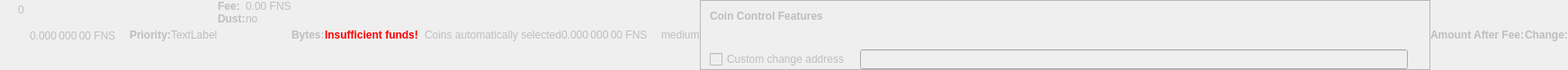
    <widget class="QWidget" name="dummyHideWidget" native="true">
     <property name="enabled">
      <bool>false</bool>
     </property>
     <property name="maximumSize">
      <size>
       <width>100</width>
       <height>22</height>
      </size>
     </property>
     <layout class="QHBoxLayout" name="dummyHideLayout">
      <property name="spacing">
       <number>0</number>
      </property>
      <property name="leftMargin">
       <number>0</number>
      </property>
      <property name="topMargin">
       <number>0</number>
      </property>
      <property name="rightMargin">
       <number>0</number>
      </property>
      <property name="bottomMargin">
       <number>0</number>
      </property>
      <item>
       <layout class="QFormLayout" name="formLayoutCoinControl1">
        <property name="horizontalSpacing">
         <number>10</number>
        </property>
        <property name="verticalSpacing">
         <number>14</number>
        </property>
        <property name="leftMargin">
         <number>10</number>
        </property>
        <property name="topMargin">
         <number>4</number>
        </property>
        <property name="rightMargin">
         <number>6</number>
        </property>
        <item row="0" column="1">
         <widget class="QLabel" name="labelCoinControlBytes">
          <property name="cursor">
           <cursorShape>IBeamCursor</cursorShape>
          </property>
          <property name="contextMenuPolicy">
           <enum>Qt::ActionsContextMenu</enum>
          </property>
          <property name="text">
           <string notr="true">0</string>
          </property>
          <property name="textInteractionFlags">
           <set>Qt::LinksAccessibleByMouse|Qt::TextSelectableByKeyboard|Qt::TextSelectableByMouse</set>
          </property>
         </widget>
        </item>
       </layout>
      </item>
      <item>
       <widget class="QLabel" name="labelCoinControlAfterFee">
        <property name="enabled">
         <bool>false</bool>
        </property>
        <property name="sizePolicy">
         <sizepolicy hsizetype="Fixed" vsizetype="Fixed">
          <horstretch>0</horstretch>
          <verstretch>0</verstretch>
         </sizepolicy>
        </property>
        <property name="minimumSize">
         <size>
          <width>111</width>
          <height>12</height>
         </size>
        </property>
        <property name="maximumSize">
         <size>
          <width>111</width>
          <height>12</height>
         </size>
        </property>
        <property name="cursor">
         <cursorShape>IBeamCursor</cursorShape>
        </property>
        <property name="contextMenuPolicy">
         <enum>Qt::ActionsContextMenu</enum>
        </property>
        <property name="text">
         <string notr="true">0.000 000 00 FNS</string>
        </property>
        <property name="textInteractionFlags">
         <set>Qt::LinksAccessibleByMouse|Qt::TextSelectableByKeyboard|Qt::TextSelectableByMouse</set>
        </property>
       </widget>
      </item>
      <item>
       <widget class="QLabel" name="labelCoinControlPriorityText">
        <property name="enabled">
         <bool>false</bool>
        </property>
        <property name="font">
         <font>
          <weight>75</weight>
          <bold>true</bold>
         </font>
        </property>
        <property name="text">
         <string>Priority:</string>
        </property>
       </widget>
      </item>
      <item>
       <layout class="QHBoxLayout" name="horizontalLayout">
        <item>
         <widget class="QLabel" name="WarningLabel">
          <property name="text">
           <string>TextLabel</string>
          </property>
         </widget>
        </item>
       </layout>
      </item>
      <item>
       <layout class="QFormLayout" name="formLayoutCoinControl3">
        <property name="horizontalSpacing">
         <number>0</number>
        </property>
        <property name="verticalSpacing">
         <number>0</number>
        </property>
        <property name="leftMargin">
         <number>0</number>
        </property>
        <property name="topMargin">
         <number>0</number>
        </property>
        <property name="rightMargin">
         <number>0</number>
        </property>
        <item row="0" column="0">
         <widget class="QLabel" name="labelCoinControlFeeText">
          <property name="enabled">
           <bool>false</bool>
          </property>
          <property name="font">
           <font>
            <weight>75</weight>
            <bold>true</bold>
           </font>
          </property>
          <property name="text">
           <string>Fee:</string>
          </property>
          <property name="margin">
           <number>0</number>
          </property>
         </widget>
        </item>
        <item row="0" column="1">
         <widget class="QLabel" name="labelCoinControlFee">
          <property name="enabled">
           <bool>false</bool>
          </property>
          <property name="cursor">
           <cursorShape>IBeamCursor</cursorShape>
          </property>
          <property name="contextMenuPolicy">
           <enum>Qt::ActionsContextMenu</enum>
          </property>
          <property name="text">
           <string notr="true">0.00 FNS</string>
          </property>
          <property name="textInteractionFlags">
           <set>Qt::LinksAccessibleByMouse|Qt::TextSelectableByKeyboard|Qt::TextSelectableByMouse</set>
          </property>
         </widget>
        </item>
        <item row="1" column="0">
         <widget class="QLabel" name="labelCoinControlLowOutputText">
          <property name="enabled">
           <bool>false</bool>
          </property>
          <property name="font">
           <font>
            <weight>75</weight>
            <bold>true</bold>
           </font>
          </property>
          <property name="text">
           <string>Dust:</string>
          </property>
         </widget>
        </item>
        <item row="1" column="1">
         <widget class="QLabel" name="labelCoinControlLowOutput">
          <property name="enabled">
           <bool>false</bool>
          </property>
          <property name="cursor">
           <cursorShape>IBeamCursor</cursorShape>
          </property>
          <property name="contextMenuPolicy">
           <enum>Qt::ActionsContextMenu</enum>
          </property>
          <property name="text">
           <string>no</string>
          </property>
          <property name="textInteractionFlags">
           <set>Qt::LinksAccessibleByMouse|Qt::TextSelectableByKeyboard|Qt::TextSelectableByMouse</set>
          </property>
         </widget>
        </item>
       </layout>
      </item>
      <item>
       <widget class="QLabel" name="labelCoinControlBytesText">
        <property name="enabled">
         <bool>false</bool>
        </property>
        <property name="font">
         <font>
          <weight>75</weight>
          <bold>true</bold>
         </font>
        </property>
        <property name="text">
         <string>Bytes:</string>
        </property>
       </widget>
      </item>
      <item>
       <layout class="QFormLayout" name="formLayoutCoinControl2">
        <property name="horizontalSpacing">
         <number>0</number>
        </property>
        <property name="verticalSpacing">
         <number>0</number>
        </property>
        <property name="leftMargin">
         <number>0</number>
        </property>
        <property name="topMargin">
         <number>0</number>
        </property>
        <property name="rightMargin">
         <number>0</number>
        </property>
       </layout>
      </item>
      <item>
       <layout class="QHBoxLayout" name="horizontalLayoutCoinControl2">
        <property name="spacing">
         <number>0</number>
        </property>
        <property name="bottomMargin">
         <number>0</number>
        </property>
       </layout>
      </item>
      <item>
       <widget class="QLabel" name="labelCoinControlInsuffFunds">
        <property name="enabled">
         <bool>false</bool>
        </property>
        <property name="minimumSize">
         <size>
          <width>0</width>
          <height>0</height>
         </size>
        </property>
        <property name="font">
         <font>
          <weight>75</weight>
          <bold>true</bold>
         </font>
        </property>
        <property name="styleSheet">
         <string notr="true">color:red;font-weight:bold;</string>
        </property>
        <property name="text">
         <string>Insufficient funds!</string>
        </property>
        <property name="margin">
         <number>5</number>
        </property>
       </widget>
      </item>
      <item>
       <layout class="QFormLayout" name="formLayoutCoinControl4">
        <property name="horizontalSpacing">
         <number>0</number>
        </property>
        <property name="verticalSpacing">
         <number>0</number>
        </property>
        <property name="leftMargin">
         <number>0</number>
        </property>
        <property name="topMargin">
         <number>0</number>
        </property>
        <property name="rightMargin">
         <number>0</number>
        </property>
       </layout>
      </item>
      <item>
       <widget class="QLabel" name="labelCoinControlChangeLabel">
        <property name="enabled">
         <bool>false</bool>
        </property>
        <property name="sizePolicy">
         <sizepolicy hsizetype="Preferred" vsizetype="Expanding">
          <horstretch>0</horstretch>
          <verstretch>0</verstretch>
         </sizepolicy>
        </property>
        <property name="minimumSize">
         <size>
          <width>0</width>
          <height>0</height>
         </size>
        </property>
        <property name="text">
         <string/>
        </property>
        <property name="margin">
         <number>3</number>
        </property>
       </widget>
      </item>
      <item>
       <widget class="QLabel" name="labelCoinControlAutomaticallySelected">
        <property name="enabled">
         <bool>false</bool>
        </property>
        <property name="sizePolicy">
         <sizepolicy hsizetype="Fixed" vsizetype="Fixed">
          <horstretch>0</horstretch>
          <verstretch>0</verstretch>
         </sizepolicy>
        </property>
        <property name="minimumSize">
         <size>
          <width>0</width>
          <height>0</height>
         </size>
        </property>
        <property name="maximumSize">
         <size>
          <width>240</width>
          <height>16777215</height>
         </size>
        </property>
        <property name="text">
         <string>Coins automatically selected</string>
        </property>
        <property name="margin">
         <number>5</number>
        </property>
       </widget>
      </item>
      <item>
       <widget class="QLabel" name="labelCoinControlChange">
        <property name="enabled">
         <bool>false</bool>
        </property>
        <property name="sizePolicy">
         <sizepolicy hsizetype="Fixed" vsizetype="Fixed">
          <horstretch>0</horstretch>
          <verstretch>0</verstretch>
         </sizepolicy>
        </property>
        <property name="minimumSize">
         <size>
          <width>111</width>
          <height>0</height>
         </size>
        </property>
        <property name="maximumSize">
         <size>
          <width>111</width>
          <height>16777215</height>
         </size>
        </property>
        <property name="cursor">
         <cursorShape>IBeamCursor</cursorShape>
        </property>
        <property name="contextMenuPolicy">
         <enum>Qt::ActionsContextMenu</enum>
        </property>
        <property name="text">
         <string notr="true">0.000 000 00 FNS</string>
        </property>
        <property name="textInteractionFlags">
         <set>Qt::LinksAccessibleByMouse|Qt::TextSelectableByKeyboard|Qt::TextSelectableByMouse</set>
        </property>
       </widget>
      </item>
      <item>
       <widget class="QLabel" name="labelCoinControlPriority">
        <property name="enabled">
         <bool>false</bool>
        </property>
        <property name="cursor">
         <cursorShape>IBeamCursor</cursorShape>
        </property>
        <property name="contextMenuPolicy">
         <enum>Qt::ActionsContextMenu</enum>
        </property>
        <property name="text">
         <string>medium</string>
        </property>
        <property name="textInteractionFlags">
         <set>Qt::LinksAccessibleByMouse|Qt::TextSelectableByKeyboard|Qt::TextSelectableByMouse</set>
        </property>
       </widget>
      </item>
      <item>
       <widget class="QFrame" name="frameCoinControl">
        <property name="sizePolicy">
         <sizepolicy hsizetype="Expanding" vsizetype="Expanding">
          <horstretch>0</horstretch>
          <verstretch>0</verstretch>
         </sizepolicy>
        </property>
        <property name="maximumSize">
         <size>
          <width>16777215</width>
          <height>16777215</height>
         </size>
        </property>
        <property name="frameShape">
         <enum>QFrame::StyledPanel</enum>
        </property>
        <property name="frameShadow">
         <enum>QFrame::Sunken</enum>
        </property>
        <layout class="QVBoxLayout" name="verticalLayoutCoinControl2_2">
         <property name="spacing">
          <number>0</number>
         </property>
         <property name="leftMargin">
          <number>0</number>
         </property>
         <property name="topMargin">
          <number>0</number>
         </property>
         <property name="rightMargin">
          <number>0</number>
         </property>
         <property name="bottomMargin">
          <number>0</number>
         </property>
         <item>
          <layout class="QVBoxLayout" name="verticalLayoutCoinControl" stretch="0,0,0,1">
           <property name="spacing">
            <number>0</number>
           </property>
           <property name="leftMargin">
            <number>10</number>
           </property>
           <property name="topMargin">
            <number>10</number>
           </property>
           <item>
            <layout class="QHBoxLayout" name="horizontalLayoutCoinControl1">
             <property name="bottomMargin">
              <number>15</number>
             </property>
             <item>
              <widget class="QLabel" name="labelCoinControlFeatures">
               <property name="enabled">
                <bool>false</bool>
               </property>
               <property name="sizePolicy">
                <sizepolicy hsizetype="Preferred" vsizetype="Maximum">
                 <horstretch>0</horstretch>
                 <verstretch>0</verstretch>
                </sizepolicy>
               </property>
               <property name="font">
                <font>
                 <weight>75</weight>
                 <bold>true</bold>
                </font>
               </property>
               <property name="styleSheet">
                <string notr="true">font-weight:bold;</string>
               </property>
               <property name="text">
                <string>Coin Control Features</string>
               </property>
              </widget>
             </item>
            </layout>
           </item>
           <item>
            <widget class="QWidget" name="widgetCoinControl" native="true">
             <property name="sizePolicy">
              <sizepolicy hsizetype="Preferred" vsizetype="Preferred">
               <horstretch>0</horstretch>
               <verstretch>0</verstretch>
              </sizepolicy>
             </property>
             <property name="minimumSize">
              <size>
               <width>0</width>
               <height>0</height>
              </size>
             </property>
             <property name="styleSheet">
              <string notr="true"/>
             </property>
             <layout class="QHBoxLayout" name="horizontalLayoutCoinControl5_2">
              <property name="leftMargin">
               <number>0</number>
              </property>
              <property name="topMargin">
               <number>0</number>
              </property>
              <property name="rightMargin">
               <number>0</number>
              </property>
              <property name="bottomMargin">
               <number>0</number>
              </property>
              <item>
               <layout class="QHBoxLayout" name="horizontalLayoutCoinControl3">
                <property name="spacing">
                 <number>20</number>
                </property>
                <property name="topMargin">
                 <number>0</number>
                </property>
                <property name="bottomMargin">
                 <number>10</number>
                </property>
               </layout>
              </item>
             </layout>
            </widget>
           </item>
           <item>
            <layout class="QHBoxLayout" name="horizontalLayoutCoinControl4" stretch="0,0,0">
             <property name="spacing">
              <number>12</number>
             </property>
             <property name="sizeConstraint">
              <enum>QLayout::SetDefaultConstraint</enum>
             </property>
             <property name="topMargin">
              <number>5</number>
             </property>
             <property name="rightMargin">
              <number>5</number>
             </property>
             <item>
              <widget class="QCheckBox" name="checkBoxCoinControlChange">
               <property name="enabled">
                <bool>false</bool>
               </property>
               <property name="toolTip">
                <string>If this is activated, but the change address is empty or invalid, change will be sent to a newly generated address.</string>
               </property>
               <property name="text">
                <string>Custom change address</string>
               </property>
              </widget>
             </item>
             <item>
              <widget class="QValidatedLineEdit" name="lineEditCoinControlChange">
               <property name="enabled">
                <bool>false</bool>
               </property>
               <property name="sizePolicy">
                <sizepolicy hsizetype="Expanding" vsizetype="Fixed">
                 <horstretch>0</horstretch>
                 <verstretch>0</verstretch>
                </sizepolicy>
               </property>
              </widget>
             </item>
             <item>
              <widget class="QLabel" name="labelCoinControlChangeLabel_2">
               <property name="sizePolicy">
                <sizepolicy hsizetype="Preferred" vsizetype="Expanding">
                 <horstretch>0</horstretch>
                 <verstretch>0</verstretch>
                </sizepolicy>
               </property>
               <property name="minimumSize">
                <size>
                 <width>0</width>
                 <height>0</height>
                </size>
               </property>
               <property name="text">
                <string/>
               </property>
               <property name="margin">
                <number>3</number>
               </property>
              </widget>
             </item>
            </layout>
           </item>
           <item>
            <spacer name="verticalSpacerCoinControl">
             <property name="orientation">
              <enum>Qt::Vertical</enum>
             </property>
             <property name="sizeHint" stdset="0">
              <size>
               <width>800</width>
               <height>1</height>
              </size>
             </property>
            </spacer>
           </item>
          </layout>
         </item>
        </layout>
       </widget>
      </item>
      <item>
       <widget class="QLabel" name="labelCoinControlAfterFeeText">
        <property name="enabled">
         <bool>false</bool>
        </property>
        <property name="minimumSize">
         <size>
          <width>0</width>
          <height>0</height>
         </size>
        </property>
        <property name="maximumSize">
         <size>
          <width>16777215</width>
          <height>16777215</height>
         </size>
        </property>
        <property name="font">
         <font>
          <weight>75</weight>
          <bold>true</bold>
         </font>
        </property>
        <property name="text">
         <string>Amount After Fee:</string>
        </property>
        <property name="alignment">
         <set>Qt::AlignLeading|Qt::AlignLeft|Qt::AlignVCenter</set>
        </property>
        <property name="margin">
         <number>0</number>
        </property>
       </widget>
      </item>
      <item>
       <widget class="QLabel" name="labelCoinControlChangeText">
        <property name="enabled">
         <bool>false</bool>
        </property>
        <property name="sizePolicy">
         <sizepolicy hsizetype="Preferred" vsizetype="Preferred">
          <horstretch>0</horstretch>
          <verstretch>0</verstretch>
         </sizepolicy>
        </property>
        <property name="minimumSize">
         <size>
          <width>0</width>
          <height>0</height>
         </size>
        </property>
        <property name="maximumSize">
         <size>
          <width>16777215</width>
          <height>16777215</height>
         </size>
        </property>
        <property name="font">
         <font>
          <weight>75</weight>
          <bold>true</bold>
         </font>
        </property>
        <property name="text">
         <string>Change:</string>
        </property>
        <property name="alignment">
         <set>Qt::AlignLeading|Qt::AlignLeft|Qt::AlignVCenter</set>
        </property>
       </widget>
      </item>
     </layout>
    </widget>
